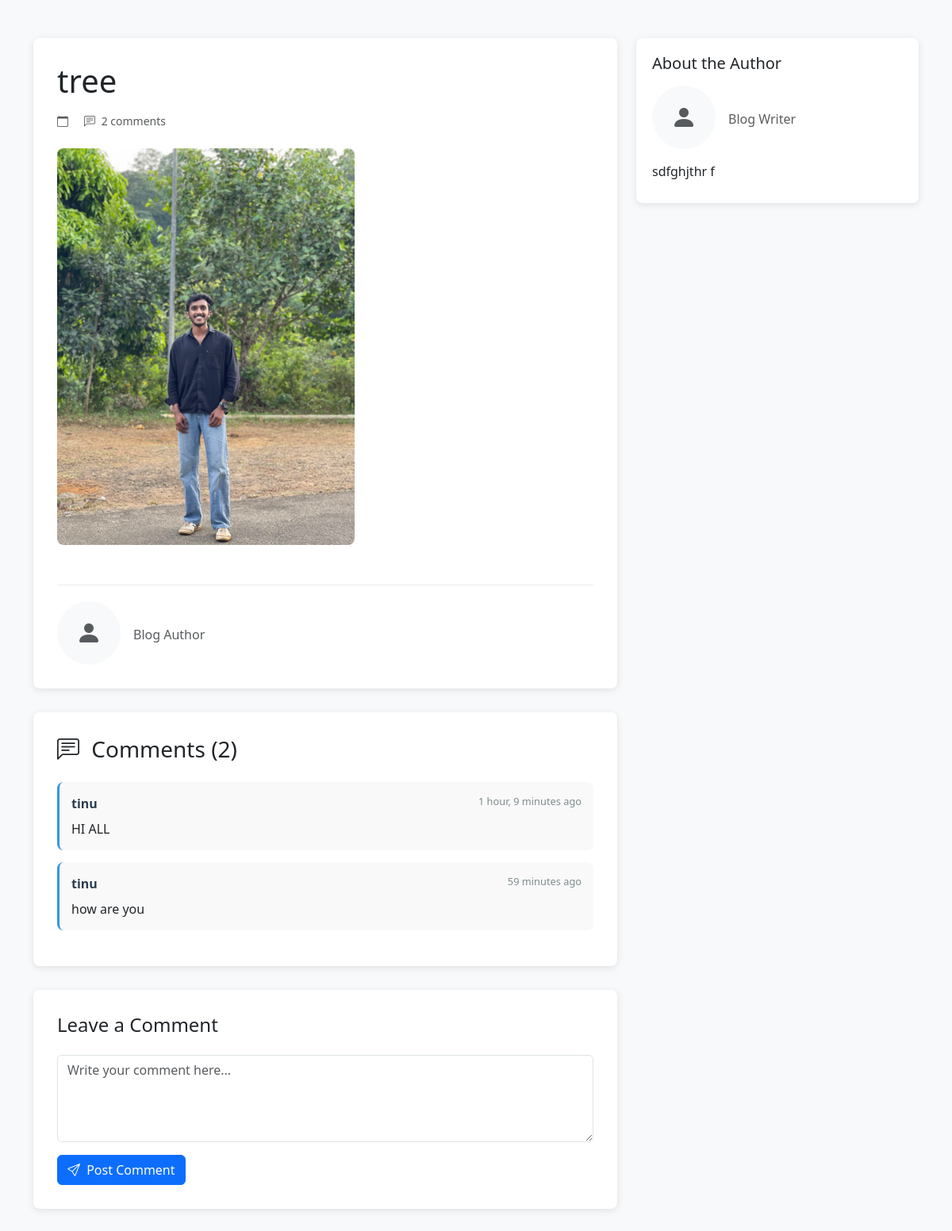
Page /blog/1/ on the committed database.
### BlogApp/models.py (models this page shows, shortened)
class Blog(models.Model):
    title = models.CharField(max_length=200)
    description = models.TextField()
    image=models.ImageField(upload_to='blog_media')

class Comment(models.Model):
    blog = models.ForeignKey(Blog, related_name='comments', on_delete=models.CASCADE)
    user = models.ForeignKey(User, on_delete=models.CASCADE)
    text = models.TextField()
    created_at = models.DateTimeField(auto_now_add=True)

### BlogApp/views.py (the view)
# urls.py: path('blog/<int:blog_id>/', views.blog_detail, name='blog_detail'),
def blog_detail(request, blog_id):
    blog = get_object_or_404(Blog, id=blog_id)
    return render(request, 'blog_detail.html', {'blog': blog})

### templates/blog_detail.html (shortened to what this page needs)
<!DOCTYPE html>
<html lang="en">
<head>
    <link href="https://cdn.jsdelivr.net/npm/bootstrap@5.3.0/dist/css/bootstrap.min.css" rel="stylesheet">
    <link rel="stylesheet" href="https://cdn.jsdelivr.net/npm/bootstrap-icons@1.10.0/font/bootstrap-icons.css">
</head>
<body>
    <div class="container py-5">
        <div class="row">
            <div class="col-lg-8">
                <div class="blog-header">
                    <h1 class="mb-3">{{ blog.title }}</h1>
                    <div class="d-flex align-items-center mb-4">
                        <small class="text-muted me-3">
                            <i class="bi bi-calendar me-1"></i> {{ blog.created_at|date:"F j, Y" }}
                        </small>
                        <small class="text-muted">
                            <i class="bi bi-chat-left-text me-1"></i> {{ blog.comments.count }} comments
                        </small>
                    </div>
                    {% if blog.image %}
                    <img src="{{ blog.image.url }}" class="img-fluid blog-image" alt="{{ blog.title }}">
                    {% endif %}
                    <div class="author-info">
                         {% if user.image %}
                            <img src="{{ user.image.url }}" class="rounded-circle me-3" width="80" height="80" alt="Author">
                         {% else %}
                             <div class="rounded-circle bg-light d-flex align-items-center justify-content-center me-3" style="width: 80px; height: 80px;">
                                 <i class="bi bi-person-fill text-muted" style="font-size: 2rem;"></i>
                             </div>
                         {% endif %}
                        <div>
                            <p class="text-muted mb-0">Blog Author</p>
                        </div>
                    </div>
                </div>
                <div class="comment-section">
                    <h3 class="mb-4">
                        <i class="bi bi-chat-left-text me-2"></i> Comments ({{ blog.comments.count }})
                    </h3>
                    {% if blog.comments.all %}
                        {% for comment in blog.comments.all %}
                        <div class="comment">
                            <div class="d-flex justify-content-between mb-2">
                                <span class="comment-author">{{ comment.user.username }}</span>
                                <small class="comment-time">{{ comment.created_at|timesince }} ago</small>
                            </div>
                            <p class="mb-0">{{ comment.text }}</p>
                        </div>
                        {% endfor %}
                    {% else %}
                        <div class="text-center py-4">
                            <i class="bi bi-chat-square-text" style="font-size: 2rem; color: #ddd;"></i>
                            <p class="mt-2 text-muted">No comments yet. Be the first to comment!</p>
                        </div>
                    {% endif %}
                </div>
                <div class="comment-form">
                    <h4 class="mb-4">Leave a Comment</h4>
                    <form method="post" action="{% url 'add_comment' blog.id %}">
                        <div class="form-group mb-3">
                            <textarea class="form-control" name="comment_text" rows="4" placeholder="Write your comment here..." required></textarea>
                        </div>
                        <button type="submit" class="btn btn-primary">
                            <i class="bi bi-send me-1"></i> Post Comment
                        </button>
                    </form>
                </div>
            </div>
            <div class="col-lg-4">
                <div class="sidebar">
                    <div class="sidebar-card">
                        <h5 class="mb-3">About the Author</h5>
                        <div class="d-flex align-items-center mb-3">
                         {% if user.image %}
                            <img src="{{ user.image.url }}" class="rounded-circle me-3" width="80" height="80" alt="Author">
                         {% else %}
                             <div class="rounded-circle bg-light d-flex align-items-center justify-content-center me-3" style="width: 80px; height: 80px;">
                                 <i class="bi bi-person-fill text-muted" style="font-size: 2rem;"></i>
                             </div>
                         {% endif %}
                            <div>
                                <p class="text-muted mb-0">Blog Writer</p>
                            </div>
                        </div>
                        {% if blog.description %}
                            <p class="mb-2">{{ blog.description }}</p>
                         {% else %}
                             <p class="mb-2 text-muted">No description available.</p>
                         {% endif %}
                    </div>
                </div>
            </div>
        </div>
    </div>
</body>
</html>

### templates/blog_detail.html (style rules this page uses)
body { background-color: #f8f9fa; font-family: 'Segoe UI', Tahoma, Geneva, Verdana, sans-serif; }
.blog-header { background-color: white; border-radius: 8px; box-shadow: 0 2px 10px rgba(0,0,0,0.1); padding: 30px; margin-bottom: 30px; }
.blog-image { max-height: 500px; object-fit: cover; border-radius: 8px; margin-bottom: 20px; }
.author-info { display: flex; align-items: center; margin-top: 30px; padding-top: 20px; border-top: 1px solid #eee; }
.comment-section { background-color: white; border-radius: 8px; box-shadow: 0 2px 10px rgba(0,0,0,0.1); padding: 30px; margin-top: 30px; }
.comment { padding: 15px; margin-bottom: 15px; background-color: #f9f9f9; border-radius: 8px; border-left: 3px solid #3498db; }
.comment-author { font-weight: 600; color: #2c3e50; }
.comment-time { font-size: 0.8rem; color: #7f8c8d; }
.comment-form { background-color: white; border-radius: 8px; box-shadow: 0 2px 10px rgba(0,0,0,0.1); padding: 30px; margin-top: 30px; }
.sidebar { position: sticky; top: 20px; }
.sidebar-card { background-color: white; border-radius: 8px; box-shadow: 0 2px 10px rgba(0,0,0,0.1); padding: 20px; margin-bottom: 20px; }

### rows in the picture
Blog: title "tree", comments.count "2", image (picture), description "sdfghjthr f"
Comment: user.username "tinu", created_at "1 hour, 9 minutes", text "HI ALL"
Comment: user.username "tinu", created_at "59 minutes", text "how are you"
